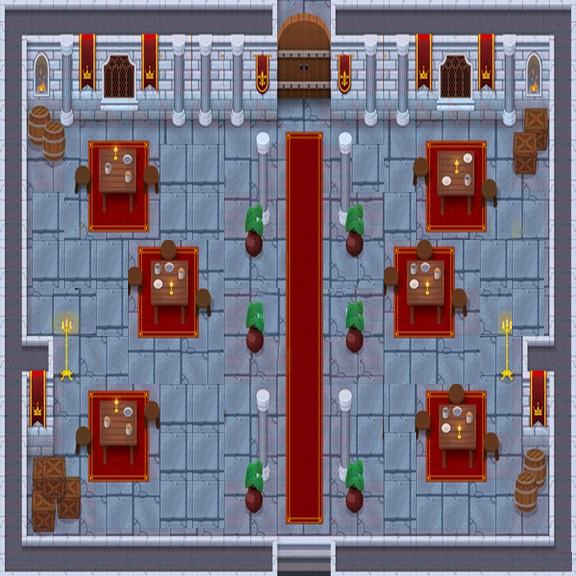

Tiled map render using the project's own tile images. Description and the map definition, with tile-layer contents summarised, below:
An orthogonal 18x12 tile map with 32x48 px tiles, 2 tile layers (Calque de Tile 1, Calque 2), 15 tilesets.

<map version="1.2" tiledversion="1.2.2" orientation="orthogonal" renderorder="right-down" width="18" height="12" tilewidth="32" tileheight="48" infinite="0" nextlayerid="3" nextobjectid="1">
 <tileset firstgid="1" name="500_F_207257831_4QlWygoT9sm7Gvvms9OcyRxaMDUyglcb" tilewidth="32" tileheight="48" tilecount="90" columns="15">
  <image source="../tuiles/500_F_207257831_4QlWygoT9sm7Gvvms9OcyRxaMDUyglcb.jpg" width="500" height="334" />
 </tileset>
 <tileset firstgid="91" name="500_F_207257831_4QlWygoT9sm7Gvvms9OcyRxaMDUyglcb2" tilewidth="32" tileheight="48" tilecount="36" columns="6">
  <image source="../tuiles/500_F_207257831_4QlWygoT9sm7Gvvms9OcyRxaMDUyglcb2.jpg" width="194" height="334" />
 </tileset>
 <tileset firstgid="127" name="500_F_207257831_4QlWygoT9sm7Gvvms9OcyRxaMDUyglcb23" tilewidth="32" tileheight="48" tilecount="45" columns="15">
  <image source="../tuiles/500_F_207257831_4QlWygoT9sm7Gvvms9OcyRxaMDUyglcb23.jpg" width="500" height="151" />
 </tileset>
 <tileset firstgid="172" name="500_F_207257831_4QlWygoT9sm7Gvvms9OcyRxaMDUyglcb234" tilewidth="32" tileheight="48" tilecount="150" columns="15">
  <image source="../tuiles/500_F_207257831_4QlWygoT9sm7Gvvms9OcyRxaMDUyglcb234.jpg" width="480" height="480" />
 </tileset>
 <tileset firstgid="322" name="morceau" tilewidth="32" tileheight="48" tilecount="1" columns="1">
  <image source="../tuiles/morceau.jpg" width="32" height="48" />
 </tileset>
 <tileset firstgid="323" name="morceau2" tilewidth="32" tileheight="48" tilecount="1" columns="1">
  <image source="../tuiles/morceau2.jpg" width="52" height="52" />
 </tileset>
 <tileset firstgid="324" name="morceau3" tilewidth="32" tileheight="48" tilecount="1" columns="1">
  <image source="../tuiles/morceau3.jpg" width="32" height="48" />
 </tileset>
 <tileset firstgid="325" name="SallePrincipaleVersionFinale" tilewidth="32" tileheight="48" tilecount="150" columns="15">
  <image source="../tuiles/SallePrincipaleVersionFinale.jpg" width="480" height="480" />
 </tileset>
 <tileset firstgid="475" name="morceau4" tilewidth="32" tileheight="48" tilecount="4" columns="2">
  <image source="../tuiles/morceau4.jpg" width="64" height="96" />
 </tileset>
 <tileset firstgid="479" name="morceau5" tilewidth="32" tileheight="48" tilecount="4" columns="2">
  <image source="../tuiles/morceau5.jpg" width="64" height="96" />
 </tileset>
 <tileset firstgid="483" name="morceau6" tilewidth="32" tileheight="48" tilecount="1" columns="1">
  <image source="../tuiles/morceau6.jpg" width="32" height="48" />
 </tileset>
 <tileset firstgid="484" name="morceau7" tilewidth="32" tileheight="48" tilecount="1" columns="1">
  <image source="../tuiles/morceau7.jpg" width="32" height="48" />
 </tileset>
 <tileset firstgid="485" name="morceau8" tilewidth="32" tileheight="48" tilecount="1" columns="1">
  <image source="../tuiles/morceau8.jpg" width="32" height="48" />
 </tileset>
 <tileset firstgid="486" name="tuile-logic" tilewidth="32" tileheight="48" tilecount="15" columns="5">
  <image source="tuile-logic.png" width="160" height="160" />
 </tileset>
 <tileset firstgid="501" source="../tuiles/tuile-logic.tsx" />
 <layer id="1" name="Calque de Tile 1" width="18" height="12">
  <data>[216 cells, 216 non-empty, 172 distinct tile ids]</data>
 </layer>
 <layer id="2" name="Calque 2" width="18" height="12" opacity="0.06">
  <data>[216 cells, 145 non-empty, 3 distinct tile ids]</data>
 </layer>
</map>
